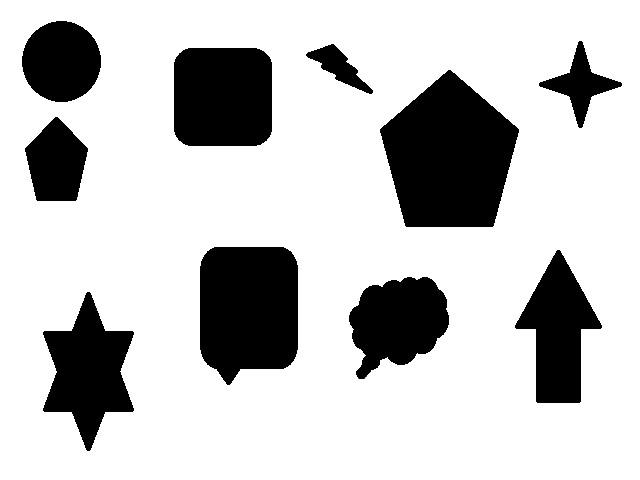
//> input picture samples/paint.jpg, 640 x 480 px
$ ./Topico_51   (built with g++ and OpenCV 4, older OpenCV classes emulated)
//> lines starting //> are read from the running program, lines starting //| are printed output that depends on the picture; after the words box and inside, x2 and y2 are one past the last pixel; in counts of white or black regions, pixels touching at a corner belong together
#include <stdio.h>
#include <iostream>
#include "opencv2/opencv.hpp"
#include "opencv2/opencv_modules.hpp"
#include "opencv2/core/core.hpp"
#include "opencv2/features2d/features2d.hpp"
#include "opencv2/highgui/highgui.hpp"
#include "opencv2/calib3d/calib3d.hpp"
#include <opencv2/nonfree/nonfree.hpp>
#include <opencv2/nonfree/features2d.hpp>

using namespace std;
using namespace cv;

int main() {
    Mat keyPoint1, keyPoint2, img1, img2, descriptorImg1, descriptorImg2, result;
    vector<KeyPoint> vecKeyPoint1, vecKeyPoint2;
    SiftFeatureDetector detectorSIFT(100);
    SiftDescriptorExtractor extractor;
    BFMatcher matcher(NORM_L1);
    vector<DMatch> matches;

    img1 = imread("/home/bolsista/Documents/treinamento-pdi/samples/paint.jpg", CV_LOAD_IMAGE_GRAYSCALE);
//> img1 is the input picture: 480 rows x 640 cols, CV_8UC1; min 0, max 255, mean 196.7
    img2 = imread("/home/bolsista/Documents/treinamento-pdi/samples/objects.png", CV_LOAD_IMAGE_GRAYSCALE);
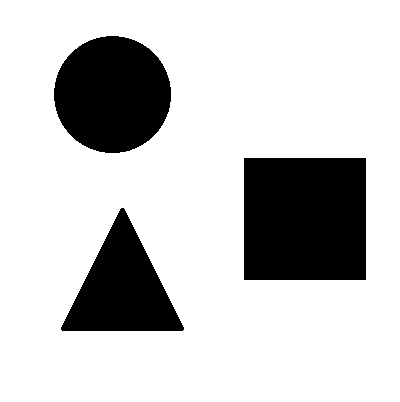
//> input picture samples/objects.png, 400 x 402 px
//> img2: 402 rows x 400 cols, CV_8UC1; 79.1% white; 3 black regions, box (x1, y1, x2, y2) and area: (244, 158, 366, 280) 14884, (54, 36, 171, 153) 10732, (61, 208, 184, 331) 7927

    detectorSIFT.detect(img1, vecKeyPoint1);
//> vecKeyPoint1 = 100 keypoints; strongest (x, y, size): (222, 97, 67.2), (399, 321, 56.5), (56, 165, 42.1), (62, 60, 47.6)
    detectorSIFT.detect(img2, vecKeyPoint2);
//> vecKeyPoint2 = 28 keypoints; strongest (x, y, size): (112, 94, 72.4), (122, 290, 61.7), (300, 219, 81.4), (122, 212, 5.5)

    extractor.compute(img1, vecKeyPoint1, descriptorImg1);
    extractor.compute(img2, vecKeyPoint2, descriptorImg2);

    matcher.match(descriptorImg1, descriptorImg2, matches);
//> matches = 100 matches

    drawMatches(img1, vecKeyPoint1, img2, vecKeyPoint2, matches, result);
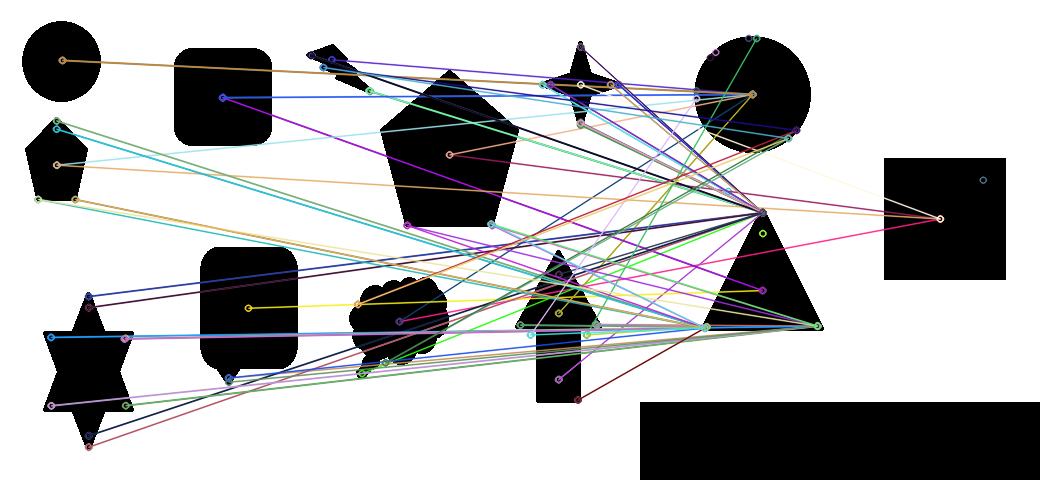
//> result: 480 rows x 1040 cols, CV_8UC3; mean B, G, R 182.8, 181.9, 181.7

    imshow("result image", result);

    imwrite("/home/bolsista/Documents/treinamento-pdi/results/51_sift_detection.jpg", result);

    waitKey(0);
    return 0;
}
